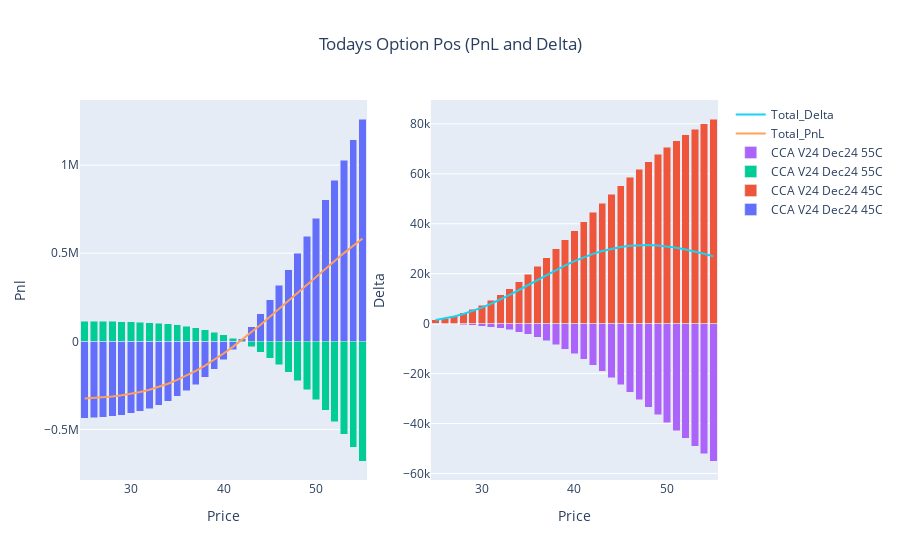

Notebook cell for this chart:
### Code cell
fig_p = go.Figure()
for i in list(p)[1:-1]:
    fig_p.add_trace(go.Bar(x=p.Price, y=p[i], name=i, base=0))

fig_p.add_trace(go.Scatter(x=p.Price, y=p.Option_Pnl, mode='lines', name='Total_PnL'))

#fig_p.update_layout(title='Option PnL Today', xaxis_title='Price', yaxis_title='pnl', barmode='stack')
#fig_p.show()

#~~~~~~~~~~~~~~~~~~~~~~~~~~~~~~~~~~~~~~~~~~~~~~~~~~~~~~~~~~~~~~~~~~~~~~~~~~~~~~~~~
fig_d = go.Figure()
for i in list(d)[1:-1]:
    fig_d.add_trace(go.Bar(x=d.Price, y=d[i], name=i, base=0))

fig_d.add_trace(go.Scatter(x=d.Price, y=d.Option_Delta, mode='lines', name='Total_Delta'))

#~~~~~~~~~~~~~~~~~~~~~~~~~~~~~~~~~~~~~~~~~~~~~~~~~~~~~~~~~~~~~~~~~~~~~~~~~~~~~~~~
fig = make_subplots(rows=1, cols=2)
for i in range(0,len(fig_p.data)):
    fig.add_trace(fig_p.data[i], row=1, col=1)
    fig.add_trace(fig_d.data[i], row=1, col=2)
    
fig.update_layout(title={'text': 'Todays Option Pos (PnL and Delta)','x': 0.5,'xanchor': 'center'}, barmode='stack')

fig.update_xaxes(title_text="Price", row=1, col=1)
fig.update_yaxes(title_text="Pnl", row=1, col=1)
fig.update_xaxes(title_text="Price", row=1, col=2)
fig.update_yaxes(title_text="Delta", row=1, col=2)    
fig.show()

### Figure 1 — Plotly figure (JSON) as saved in the notebook; plotly's stock layout.template omitted (floating-point values rounded to 4 significant figures)
{"data": [{"base": 0, "name": "CCA V24 Dec24 45C", "type": "bar", "x": [25, 26, 27, 28, 29, 30, 31, 32, 33, 34, 35, 36, 37, 38, 39, 40, 41, 42, 43, 44, 45, 46, 47, 48, 49, 50, 51, 52, 53, 54, 55], "xaxis": "x", "y": [-437500.0, -434700.0, -430800.0, -425400.0, -418100.0, -408500.0, -396300.0, -381000.0, -362200.0, -339500.0, -312700.0, -281200.0, -245000.0, -203700.0, -157100.0, -105300.0, -48000.0, 14690.0, 82760.0, 156100.0, 234700.0, 318300.0, 406700.0, 499800.0, 597300.0, 698900.0, 804500.0, 913900.0, 1027000.0, 1143000.0, 1262000.0], "yaxis": "y"}, {"base": 0, "name": "CCA V24 Dec24 45C", "type": "bar", "x": [25, 26, 27, 28, 29, 30, 31, 32, 33, 34, 35, 36, 37, 38, 39, 40, 41, 42, 43, 44, 45, 46, 47, 48, 49, 50, 51, 52, 53, 54, 55], "xaxis": "x2", "y": [1541.0, 2240.0, 3148.0, 4293.0, 5695.0, 7369.0, 9324.0, 11560.0, 14070.0, 16830.0, 19820.0, 23020.0, 26380.0, 29890.0, 33490.0, 37160.0, 40850.0, 44530.0, 48170.0, 51740.0, 55220.0, 58590.0, 61820.0, 64910.0, 67840.0, 70610.0, 73210.0, 75640.0, 77900.0, 80010.0, 81950.0], "yaxis": "y2"}, {"base": 0, "name": "CCA V24 Dec24 55C", "type": "bar", "x": [25, 26, 27, 28, 29, 30, 31, 32, 33, 34, 35, 36, 37, 38, 39, 40, 41, 42, 43, 44, 45, 46, 47, 48, 49, 50, 51, 52, 53, 54, 55], "xaxis": "x", "y": [114000.0, 113800.0, 113400.0, 112900.0, 112100.0, 110900.0, 109200.0, 106900.0, 103600.0, 99300.0, 93660.0, 86460.0, 77410.0, 66220.0, 52600.0, 36270.0, 16930.0, -5694.0, -31860.0, -61790.0, -95720.0, -133800.0, -176200.0, -223100.0, -274500.0, -330500.0, -391000.0, -456200.0, -525900.0, -600100.0, -678800.0], "yaxis": "y"}, {"base": 0, "name": "CCA V24 Dec24 55C", "type": "bar", "x": [25, 26, 27, 28, 29, 30, 31, 32, 33, 34, 35, 36, 37, 38, 39, 40, 41, 42, 43, 44, 45, 46, 47, 48, 49, 50, 51, 52, 53, 54, 55], "xaxis": "x2", "y": [-103.1, -174.2, -282.0, -439.5, -661.8, -965.6, -1369.0, -1890.0, -2548.0, -3360.0, -4341.0, -5504.0, -6859.0, -8411.0, -10160.0, -12110.0, -14260.0, -16580.0, -19080.0, -21720.0, -24500.0, -27400.0, -30390.0, -33440.0, -36550.0, -39680.0, -42820.0, -45930.0, -49020.0, -52050.0, -55020.0], "yaxis": "y2"}, {"mode": "lines", "name": "Total_PnL", "type": "scatter", "x": [25, 26, 27, 28, 29, 30, 31, 32, 33, 34, 35, 36, 37, 38, 39, 40, 41, 42, 43, 44, 45, 46, 47, 48, 49, 50, 51, 52, 53, 54, 55], "xaxis": "x", "y": [-323500.0, -320900.0, -317300.0, -312400.0, -305900.0, -297600.0, -287000.0, -274100.0, -258600.0, -240200.0, -219000.0, -194800.0, -167600.0, -137500.0, -104500.0, -69000.0, -31070.0, 8998.0, 50910.0, 94340.0, 139000.0, 184500.0, 230500.0, 276700.0, 322800.0, 368500.0, 413500.0, 457700.0, 500700.0, 542400.0, 582800.0], "yaxis": "y"}, {"mode": "lines", "name": "Total_Delta", "type": "scatter", "x": [25, 26, 27, 28, 29, 30, 31, 32, 33, 34, 35, 36, 37, 38, 39, 40, 41, 42, 43, 44, 45, 46, 47, 48, 49, 50, 51, 52, 53, 54, 55], "xaxis": "x2", "y": [1438.0, 2066.0, 2866.0, 3853.0, 5033.0, 6404.0, 7955.0, 9669.0, 11520.0, 13470.0, 15480.0, 17510.0, 19530.0, 21480.0, 23330.0, 25040.0, 26590.0, 27950.0, 29100.0, 30020.0, 30720.0, 31190.0, 31430.0, 31460.0, 31290.0, 30930.0, 30390.0, 29710.0, 28890.0, 27960.0, 26930.0], "yaxis": "y2"}], "layout": {"barmode": "stack", "title": {"text": "Todays Option Pos (PnL and Delta)", "x": 0.5, "xanchor": "center"}, "xaxis": {"anchor": "y", "domain": [0, 0.45], "title": {"text": "Price"}}, "xaxis2": {"anchor": "y2", "domain": [0.55, 1], "title": {"text": "Price"}}, "yaxis": {"anchor": "x", "domain": [0, 1], "title": {"text": "Pnl"}}, "yaxis2": {"anchor": "x2", "domain": [0, 1], "title": {"text": "Delta"}}}}
